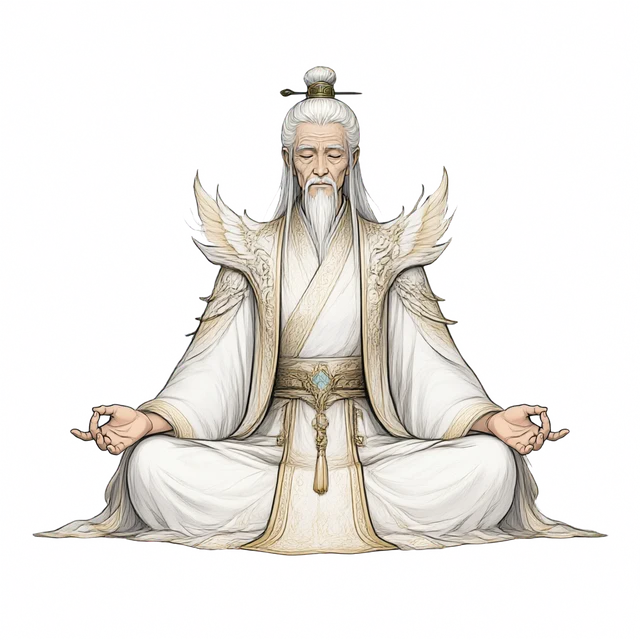
#> input picture anh-nv/nv-elder-ht4.webp, 640 x 640 px, given in place of lam.png, which was not available
$ python xoa.py ../anh-nv/nv-elder-ht4.webp
#> lines starting #> are read from the running program, lines starting #| are printed output that depends on the picture
# xoá vùng vẽ của khung k về nền: python work/xoa.py <q> <k> [k...]
import sys,json,os,numpy as np
from PIL import Image
from scipy import ndimage as ndi
q=sys.argv[1];d=f'work/quan-{q}/'
lam=np.asarray(Image.open(d+'lam.png').convert('RGB')).copy();nen=np.asarray(Image.open(d+'nen.png').convert('RGB'))
#> after `lam = np.asarray(Image.open(d + 'lam.png').convert('RGB')).copy()`:
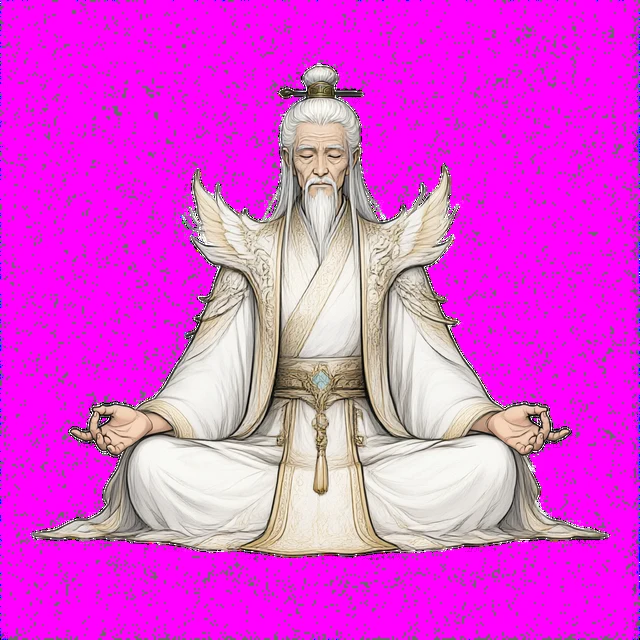
#> lam: shape (640, 640, 3); mean R, G, B 227.2, 67.4, 220.8
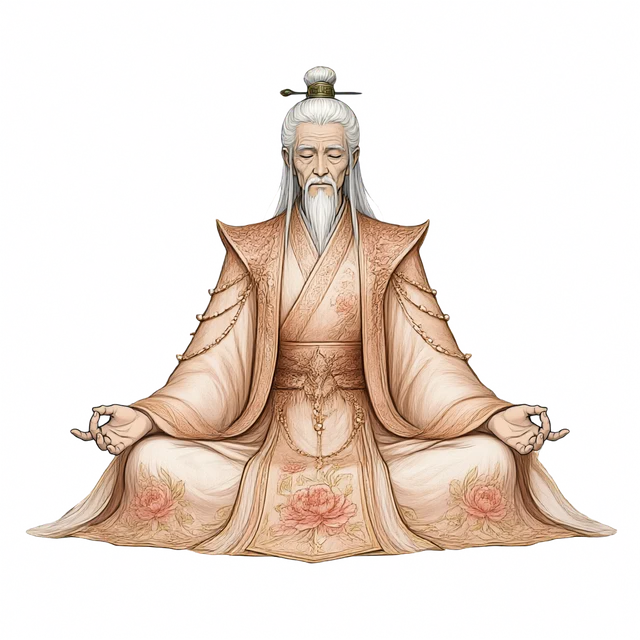
#> input picture anh-nv/nv-elder-ht9.webp, 640 x 640 px, given in place of nen.png, which was not available
#> after `nen = np.asarray(Image.open(d + 'nen.png').convert('RGB'))`:
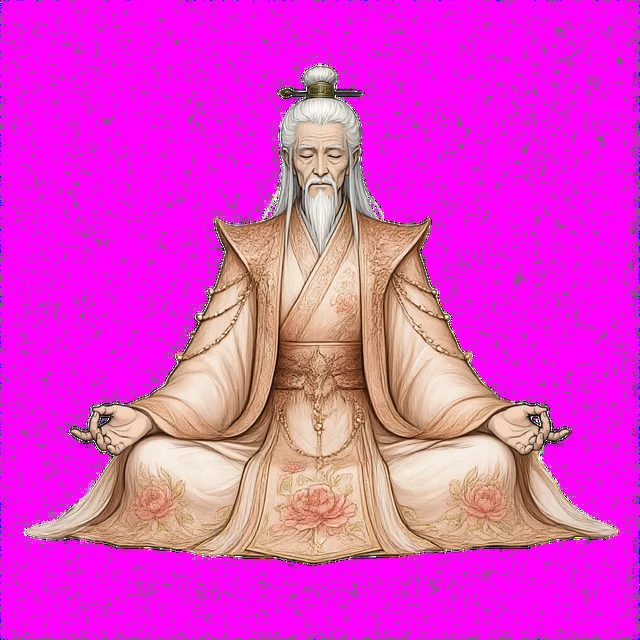
#> nen: shape (640, 640, 3); mean R, G, B 227.4, 59.1, 207.8
for k in sys.argv[2:]:
    v=json.load(open(d+f'ra/v{k}.json'));m=np.asarray(Image.open(d+f'ra/qv{q}-v{k}-mn.png').convert('L'))>8
    m=ndi.gaussian_filter(ndi.binary_dilation(m,iterations=24).astype(np.float32),6)[...,None]
    x,y=v['x'],v['y'];h,w=m.shape[:2]
    a=lam[y:y+h,x:x+w].astype(np.float32);b=nen[y:y+h,x:x+w].astype(np.float32)
    lam[y:y+h,x:x+w]=(a*(1-m)+b*m).astype(np.uint8)
    if os.path.exists(d+f'ra/done-{k}'):os.remove(d+f'ra/done-{k}')
    print('xoá',q,k,v['id'])
Image.fromarray(lam).save(d+'lam.png')
